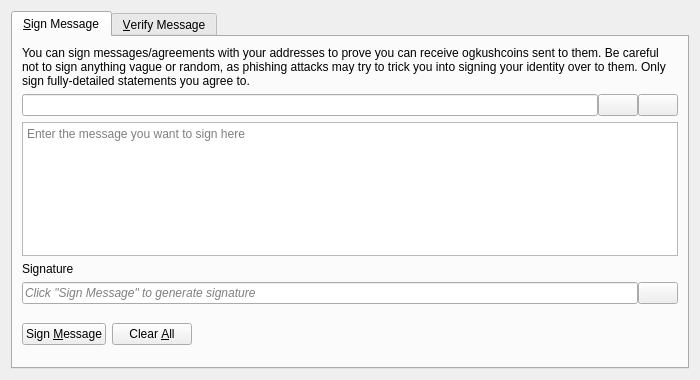
<?xml version="1.0" encoding="UTF-8"?>
<ui version="4.0">
 <class>SignVerifyMessageDialog</class>
 <widget class="QDialog" name="SignVerifyMessageDialog">
  <property name="geometry">
   <rect>
    <x>0</x>
    <y>0</y>
    <width>700</width>
    <height>380</height>
   </rect>
  </property>
  <property name="windowTitle">
   <string>Signatures - Sign / Verify a Message</string>
  </property>
  <property name="modal">
   <bool>true</bool>
  </property>
  <layout class="QVBoxLayout" name="verticalLayout">
   <item>
    <widget class="QTabWidget" name="tabWidget">
     <property name="currentIndex">
      <number>0</number>
     </property>
     <widget class="QWidget" name="tabSignMessage">
      <attribute name="title">
       <string>&amp;Sign Message</string>
      </attribute>
      <layout class="QVBoxLayout" name="verticalLayout_SM">
       <item>
        <widget class="QLabel" name="infoLabel_SM">
         <property name="text">
          <string>You can sign messages/agreements with your addresses to prove you can receive ogkushcoins sent to them. Be careful not to sign anything vague or random, as phishing attacks may try to trick you into signing your identity over to them. Only sign fully-detailed statements you agree to.</string>
         </property>
         <property name="textFormat">
          <enum>Qt::PlainText</enum>
         </property>
         <property name="wordWrap">
          <bool>true</bool>
         </property>
        </widget>
       </item>
       <item>
        <layout class="QHBoxLayout" name="horizontalLayout_1_SM">
         <property name="spacing">
          <number>0</number>
         </property>
         <item>
          <widget class="QValidatedLineEdit" name="addressIn_SM">
           <property name="toolTip">
            <string>The OGKushcoin address to sign the message with</string>
           </property>
          </widget>
         </item>
         <item>
          <widget class="QPushButton" name="addressBookButton_SM">
           <property name="toolTip">
            <string>Choose previously used address</string>
           </property>
           <property name="text">
            <string/>
           </property>
           <property name="icon">
            <iconset resource="../bitcoin.qrc">
             <normaloff>:/icons/address-book</normaloff>:/icons/address-book</iconset>
           </property>
           <property name="shortcut">
            <string>Alt+A</string>
           </property>
           <property name="autoDefault">
            <bool>false</bool>
           </property>
          </widget>
         </item>
         <item>
          <widget class="QPushButton" name="pasteButton_SM">
           <property name="toolTip">
            <string>Paste address from clipboard</string>
           </property>
           <property name="text">
            <string/>
           </property>
           <property name="icon">
            <iconset resource="../bitcoin.qrc">
             <normaloff>:/icons/editpaste</normaloff>:/icons/editpaste</iconset>
           </property>
           <property name="shortcut">
            <string>Alt+P</string>
           </property>
           <property name="autoDefault">
            <bool>false</bool>
           </property>
          </widget>
         </item>
        </layout>
       </item>
       <item>
        <widget class="QPlainTextEdit" name="messageIn_SM">
         <property name="toolTip">
          <string>Enter the message you want to sign here</string>
         </property>
         <property name="placeholderText">
          <string>Enter the message you want to sign here</string>
         </property>
        </widget>
       </item>
       <item>
        <widget class="QLabel" name="signatureLabel_SM">
         <property name="text">
          <string>Signature</string>
         </property>
         <property name="textFormat">
          <enum>Qt::PlainText</enum>
         </property>
        </widget>
       </item>
       <item>
        <layout class="QHBoxLayout" name="horizontalLayout_2_SM">
         <property name="spacing">
          <number>0</number>
         </property>
         <item>
          <widget class="QLineEdit" name="signatureOut_SM">
           <property name="placeholderText">
            <string>Click "Sign Message" to generate signature</string>
           </property>
           <property name="font">
            <font>
             <italic>true</italic>
            </font>
           </property>
           <property name="readOnly">
            <bool>true</bool>
           </property>
          </widget>
         </item>
         <item>
          <widget class="QPushButton" name="copySignatureButton_SM">
           <property name="toolTip">
            <string>Copy the current signature to the system clipboard</string>
           </property>
           <property name="text">
            <string/>
           </property>
           <property name="icon">
            <iconset resource="../bitcoin.qrc">
             <normaloff>:/icons/editcopy</normaloff>:/icons/editcopy</iconset>
           </property>
           <property name="autoDefault">
            <bool>false</bool>
           </property>
          </widget>
         </item>
        </layout>
       </item>
       <item>
        <layout class="QHBoxLayout" name="horizontalLayout_3_SM">
         <item>
          <widget class="QPushButton" name="signMessageButton_SM">
           <property name="toolTip">
            <string>Sign the message to prove you own this OGKushcoin address</string>
           </property>
           <property name="text">
            <string>Sign &amp;Message</string>
           </property>
           <property name="icon">
            <iconset resource="../bitcoin.qrc">
             <normaloff>:/icons/edit</normaloff>:/icons/edit</iconset>
           </property>
           <property name="autoDefault">
            <bool>false</bool>
           </property>
          </widget>
         </item>
         <item>
          <widget class="QPushButton" name="clearButton_SM">
           <property name="toolTip">
            <string>Reset all sign message fields</string>
           </property>
           <property name="text">
            <string>Clear &amp;All</string>
           </property>
           <property name="icon">
            <iconset resource="../bitcoin.qrc">
             <normaloff>:/icons/remove</normaloff>:/icons/remove</iconset>
           </property>
           <property name="autoDefault">
            <bool>false</bool>
           </property>
          </widget>
         </item>
         <item>
          <spacer name="horizontalSpacer_1_SM">
           <property name="orientation">
            <enum>Qt::Horizontal</enum>
           </property>
           <property name="sizeHint" stdset="0">
            <size>
             <width>40</width>
             <height>48</height>
            </size>
           </property>
          </spacer>
         </item>
         <item>
          <widget class="QLabel" name="statusLabel_SM">
           <property name="font">
            <font>
             <weight>75</weight>
             <bold>true</bold>
            </font>
           </property>
           <property name="text">
            <string/>
           </property>
           <property name="wordWrap">
            <bool>true</bool>
           </property>
          </widget>
         </item>
         <item>
          <spacer name="horizontalSpacer_2_SM">
           <property name="orientation">
            <enum>Qt::Horizontal</enum>
           </property>
           <property name="sizeHint" stdset="0">
            <size>
             <width>40</width>
             <height>48</height>
            </size>
           </property>
          </spacer>
         </item>
        </layout>
       </item>
      </layout>
     </widget>
     <widget class="QWidget" name="tabVerifyMessage">
      <attribute name="title">
       <string>&amp;Verify Message</string>
      </attribute>
      <layout class="QVBoxLayout" name="verticalLayout_VM">
       <item>
        <widget class="QLabel" name="infoLabel_VM">
         <property name="text">
          <string>Enter the receiver's address, message (ensure you copy line breaks, spaces, tabs, etc. exactly) and signature below to verify the message. Be careful not to read more into the signature than what is in the signed message itself, to avoid being tricked by a man-in-the-middle attack. Note that this only proves the signing party receives with the address, it cannot prove sendership of any transaction!</string>
         </property>
         <property name="textFormat">
          <enum>Qt::PlainText</enum>
         </property>
         <property name="alignment">
          <set>Qt::AlignLeading|Qt::AlignLeft|Qt::AlignTop</set>
         </property>
         <property name="wordWrap">
          <bool>true</bool>
         </property>
        </widget>
       </item>
       <item>
        <layout class="QHBoxLayout" name="horizontalLayout_1_VM">
         <property name="spacing">
          <number>0</number>
         </property>
         <item>
          <widget class="QValidatedLineEdit" name="addressIn_VM">
           <property name="toolTip">
            <string>The OGKushcoin address the message was signed with</string>
           </property>
          </widget>
         </item>
         <item>
          <widget class="QPushButton" name="addressBookButton_VM">
           <property name="toolTip">
            <string>Choose previously used address</string>
           </property>
           <property name="text">
            <string/>
           </property>
           <property name="icon">
            <iconset resource="../bitcoin.qrc">
             <normaloff>:/icons/address-book</normaloff>:/icons/address-book</iconset>
           </property>
           <property name="shortcut">
            <string>Alt+A</string>
           </property>
           <property name="autoDefault">
            <bool>false</bool>
           </property>
          </widget>
         </item>
        </layout>
       </item>
       <item>
        <widget class="QPlainTextEdit" name="messageIn_VM">
          <property name="toolTip">
            <string>The signed message to verify</string>
          </property>
          <property name="placeholderText">
            <string>The signed message to verify</string>
          </property>
        </widget>
       </item>
       <item>
        <widget class="QValidatedLineEdit" name="signatureIn_VM">
          <property name="toolTip">
            <string>The signature given when the message was signed</string>
          </property>
          <property name="placeholderText">
            <string>The signature given when the message was signed</string>
          </property>
        </widget>
       </item>
       <item>
        <layout class="QHBoxLayout" name="horizontalLayout_2_VM">
         <item>
          <widget class="QPushButton" name="verifyMessageButton_VM">
           <property name="toolTip">
            <string>Verify the message to ensure it was signed with the specified OGKushcoin address</string>
           </property>
           <property name="text">
            <string>Verify &amp;Message</string>
           </property>
           <property name="icon">
            <iconset resource="../bitcoin.qrc">
             <normaloff>:/icons/transaction_0</normaloff>:/icons/transaction_0</iconset>
           </property>
           <property name="autoDefault">
            <bool>false</bool>
           </property>
          </widget>
         </item>
         <item>
          <widget class="QPushButton" name="clearButton_VM">
           <property name="toolTip">
            <string>Reset all verify message fields</string>
           </property>
           <property name="text">
            <string>Clear &amp;All</string>
           </property>
           <property name="icon">
            <iconset resource="../bitcoin.qrc">
             <normaloff>:/icons/remove</normaloff>:/icons/remove</iconset>
           </property>
           <property name="autoDefault">
            <bool>false</bool>
           </property>
          </widget>
         </item>
         <item>
          <spacer name="horizontalSpacer_1_VM">
           <property name="orientation">
            <enum>Qt::Horizontal</enum>
           </property>
           <property name="sizeHint" stdset="0">
            <size>
             <width>40</width>
             <height>48</height>
            </size>
           </property>
          </spacer>
         </item>
         <item>
          <widget class="QLabel" name="statusLabel_VM">
           <property name="font">
            <font>
             <weight>75</weight>
             <bold>true</bold>
            </font>
           </property>
           <property name="text">
            <string/>
           </property>
           <property name="wordWrap">
            <bool>true</bool>
           </property>
          </widget>
         </item>
         <item>
          <spacer name="horizontalSpacer_2_VM">
           <property name="orientation">
            <enum>Qt::Horizontal</enum>
           </property>
           <property name="sizeHint" stdset="0">
            <size>
             <width>40</width>
             <height>48</height>
            </size>
           </property>
          </spacer>
         </item>
        </layout>
       </item>
      </layout>
     </widget>
    </widget>
   </item>
  </layout>
 </widget>
 <customwidgets>
  <customwidget>
   <class>QValidatedLineEdit</class>
   <extends>QLineEdit</extends>
   <header>qt/qvalidatedlineedit.h</header>
  </customwidget>
 </customwidgets>
 <resources>
  <include location="../bitcoin.qrc"/>
 </resources>
 <connections/>
</ui>
